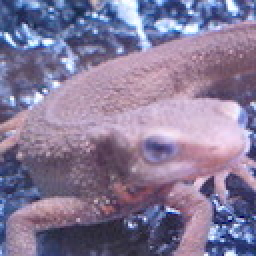
#> input picture Question_61_70/imori.jpg, 128 x 128 px, found by its file name (shown 2 times larger)
$ python answer_69.py   (older library calls are emulated)
#> lines starting #> are read from the running program, lines starting #| are printed output that depends on the picture; after the words box and inside, x2 and y2 are one past the last pixel; in counts of white or black regions, pixels touching at a corner belong together
import cv2
import numpy as np
import matplotlib.pyplot as plt

# get HOG
def HOG(img):
    # Grayscale
    def BGR2GRAY(img):
        gray = 0.2126 * img[..., 2] + 0.7152 * img[..., 1] + 0.0722 * img[..., 0]
        return gray

    # Magnitude and gradient
    def get_gradXY(gray):
        H, W = gray.shape

        # padding before grad
        gray = np.pad(gray, (1, 1), 'edge')

        # get grad x
        gx = gray[1:H+1, 2:] - gray[1:H+1, :W]
        # get grad y
        gy = gray[2:, 1:W+1] - gray[:H, 1:W+1]
        # replace 0 with
        gx[gx == 0] = 1e-6

        return gx, gy

    # get magnitude and gradient
    def get_MagGrad(gx, gy):
        # get gradient maginitude
        magnitude = np.sqrt(gx ** 2 + gy ** 2)

        # get gradient angle
        gradient = np.arctan(gy / gx)

        gradient[gradient < 0] = np.pi / 2 + gradient[gradient < 0] + np.pi / 2

        return magnitude, gradient

    # Gradient histogram
    def quantization(gradient):
        # prepare quantization table
        gradient_quantized = np.zeros_like(gradient, dtype=np.int)

        # quantization base
        d = np.pi / 9

        # quantization
        for i in range(9):
            gradient_quantized[np.where((gradient >= d * i) & (gradient <= d * (i + 1)))] = i

        return gradient_quantized


    # get gradient histogram
    def gradient_histogram(gradient_quantized, magnitude, N=8):
        # get shape
        H, W = magnitude.shape

        # get cell num
        cell_N_H = H // N
        cell_N_W = W // N
        histogram = np.zeros((cell_N_H, cell_N_W, 9), dtype=np.float32)

        # each pixel
        for y in range(cell_N_H):
            for x in range(cell_N_W):
                for j in range(N):
                    for i in range(N):
                        histogram[y, x, gradient_quantized[y * 4 + j, x * 4 + i]] += magnitude[y * 4 + j, x * 4 + i]

        return histogram

		# histogram normalization
    def normalization(histogram, C=3, epsilon=1):
        cell_N_H, cell_N_W, _ = histogram.shape
        ## each histogram
        for y in range(cell_N_H):
            for x in range(cell_N_W):
                #for i in range(9):
                histogram[y, x] /= np.sqrt(np.sum(histogram[max(y - 1, 0) : min(y + 2, cell_N_H),
                                                            max(x - 1, 0) : min(x + 2, cell_N_W)] ** 2) + epsilon)

        return histogram

    # 1. BGR -> Gray
    gray = BGR2GRAY(img)

    # 1. Gray -> Gradient x and y
    gx, gy = get_gradXY(gray)

    # 2. get gradient magnitude and angle
    magnitude, gradient = get_MagGrad(gx, gy)

    # 3. Quantization
    gradient_quantized = quantization(gradient)

    # 4. Gradient histogram
    histogram = gradient_histogram(gradient_quantized, magnitude)

    # 5. Histogram normalization
    histogram = normalization(histogram)

    return histogram


# draw HOG
def draw_HOG(img, histogram):
    # Grayscale
    def BGR2GRAY(img):
        gray = 0.2126 * img[..., 2] + 0.7152 * img[..., 1] + 0.0722 * img[..., 0]
        return gray

    def draw(gray, histogram, N=8):
        # get shape
        H, W = gray.shape
        cell_N_H, cell_N_W, _ = histogram.shape

        ## Draw
        out = gray[1 : H + 1, 1 : W + 1].copy().astype(np.uint8)

        for y in range(cell_N_H):
            for x in range(cell_N_W):
                cx = x * N + N // 2
                cy = y * N + N // 2
                x1 = cx + N // 2 - 1
                y1 = cy
                x2 = cx - N // 2 + 1
                y2 = cy

                h = histogram[y, x] / np.sum(histogram[y, x])
                h /= h.max()

                for c in range(9):
                    #angle = (20 * c + 10 - 90) / 180. * np.pi
                    # get angle
                    angle = (20 * c + 10) / 180. * np.pi
                    rx = int(np.sin(angle) * (x1 - cx) + np.cos(angle) * (y1 - cy) + cx)
                    ry = int(np.cos(angle) * (x1 - cx) - np.cos(angle) * (y1 - cy) + cy)
                    lx = int(np.sin(angle) * (x2 - cx) + np.cos(angle) * (y2 - cy) + cx)
                    ly = int(np.cos(angle) * (x2 - cx) - np.cos(angle) * (y2 - cy) + cy)

                    # color is HOG value
                    c = int(255. * h[c])

                    # draw line
                    cv2.line(out, (lx, ly), (rx, ry), (c, c, c), thickness=1)

        return out


    # get gray
    gray = BGR2GRAY(img)

    # draw HOG
    out = draw(gray, histogram)

    return out

# Read image
img = cv2.imread("imori.jpg").astype(np.float32)

# get HOG
histogram = HOG(img)
#> in get_gradXY, `gray = np.pad(gray, (1, 1), 'edge')`:
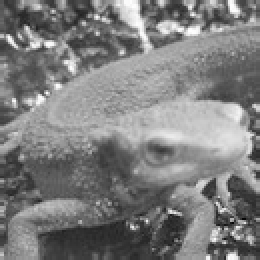
#> gray: shape (130, 130) float32 (shown 2 times larger); min 6.71, max 254.4, mean 126.2
#> in get_gradXY, `gx = gray[1:H+1, 2:] - gray[1:H+1, :W]`:
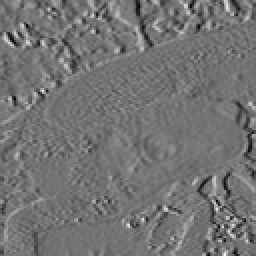
#> gx: shape (128, 128) float32 (shown 2 times larger); min -175, max 211.2, mean -0.1; drawn with min black and max white
#> in get_gradXY, `gy = gray[2:, 1:W+1] - gray[:H, 1:W+1]`:
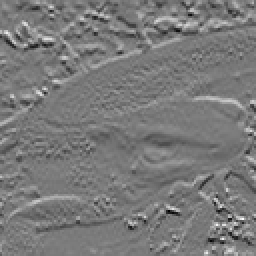
#> gy: shape (128, 128) float32 (shown 2 times larger); min -200.7, max 218, mean -0.4; drawn with min black and max white
#> in get_gradXY, `gx[gx == 0] = 1e-6`: gx: shape (128, 128) float32; 0.32% of pixels changed, all inside (x1, y1, x2, y2) = (0, 16, 128, 128)
#> in get_MagGrad, `magnitude = np.sqrt(gx ** 2 + gy ** 2)`:
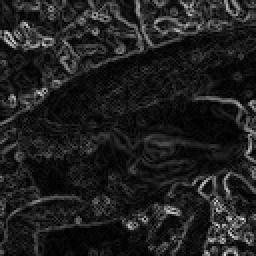
#> magnitude: shape (128, 128) float32 (shown 2 times larger); min 0.0682, max 230.8, mean 31.7
#> in get_MagGrad, `gradient = np.arctan(gy / gx)`:
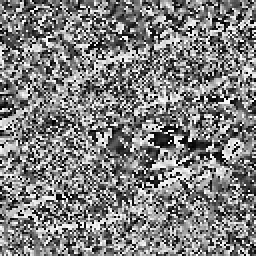
#> gradient: shape (128, 128) float32 (shown 2 times larger); min -1.57, max 1.57, mean -0.00223; drawn with min black and max white
#> in HOG, `gradient_quantized = quantization(gradient)`:
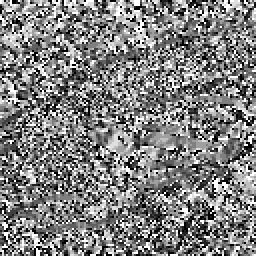
#> gradient_quantized: shape (128, 128) int64 (shown 2 times larger); min 0, max 8, mean 4.04; drawn with min black and max white

# draw HOG
out = draw_HOG(img, histogram)
#> after the loop in draw, `for y in range(cell_N_H):`:
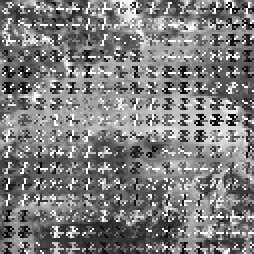
#> out: shape (127, 127) (shown 2 times larger); min 0, max 255, mean 125.5


# Save result
# cv2.imwrite("out.jpg", out)
cv2.imshow("result", out)
cv2.waitKey(0)
cv2.destroyAllWindows()
